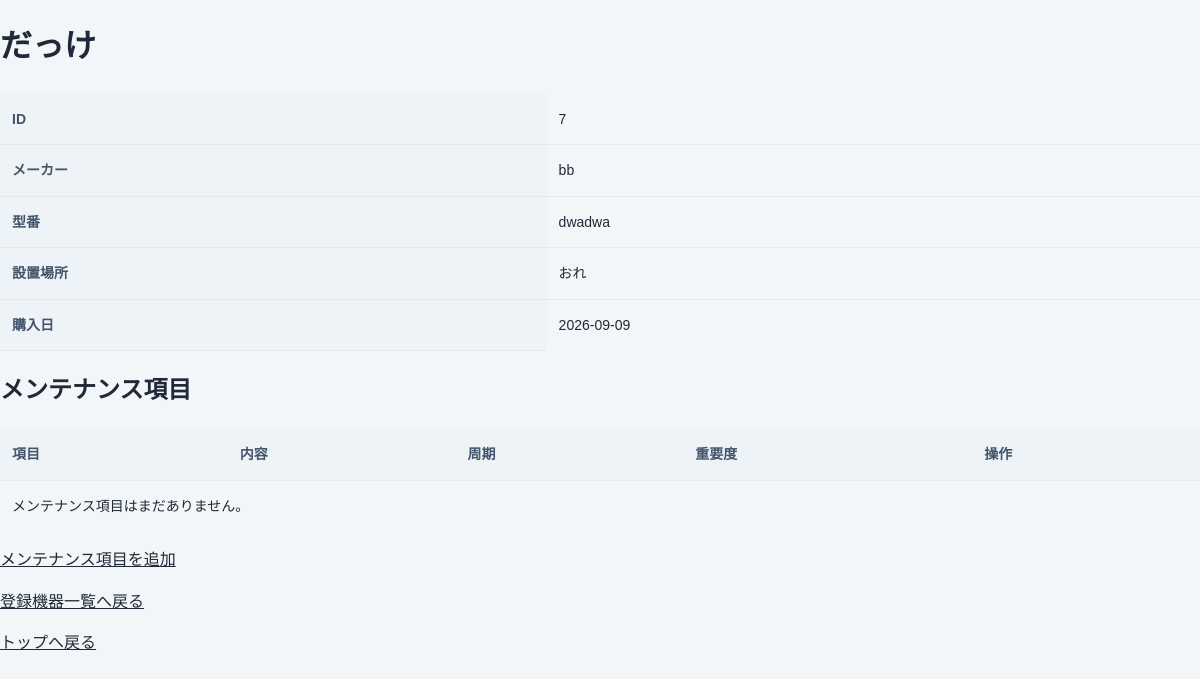
Page /devices/7 on the committed database.
### tables this page shows
CREATE TABLE devices (
        id INTEGER PRIMARY KEY AUTOINCREMENT,
        name TEXT NOT NULL,
        manufacturer TEXT,
        model_number TEXT,
        location TEXT,
        purchase_date TEXT
    );

### main.py (the view)
@app.get("/devices/{device_id}")
def device_detail(request: Request, device_id: int) -> HTMLResponse:
    with database() as connection:
        cursor: sqlite3.Cursor = connection.execute("""
            SELECT id, name, manufacturer, model_number, location, purchase_date
            FROM devices
            WHERE id = ?
        """, (device_id,))
        device: Optional[sqlite3.Row] = cursor.fetchone()
        if device is None:
            raise HTTPException(status_code=404, detail="機器が見つかりません")
        cursor = connection.execute("""
            SELECT id, device_id, name, description, interval_value, interval_unit, priority
            FROM maintenance_plans
            WHERE device_id = ?
            ORDER BY id
        """, (device_id,))
        maintenance_plans: list[sqlite3.Row] = cursor.fetchall()
    return templates.TemplateResponse(
        request=request,
        name="device_detail.html",
        context={"device": device, "maintenance_plans": maintenance_plans}
    )

### templates/device_detail.html (shortened to what this page needs)
<!DOCTYPE html>
<html lang="ja">
<head>
    <link rel="stylesheet" href="/static/style.css">
</head>
<body>
    <h1>{{ device.name }}</h1>
    <table>
        <tr>
            <th>ID</th>
            <td>{{ device.id }}</td>
        </tr>
        <tr>
            <th>メーカー</th>
            <td>{{ device.manufacturer }}</td>
        </tr>
        <tr>
            <th>型番</th>
            <td>{{ device.model_number }}</td>
        </tr>
        <tr>
            <th>設置場所</th>
            <td>{{ device.location }}</td>
        </tr>
        <tr>
            <th>購入日</th>
            <td>{{ device.purchase_date }}</td>
        </tr>
    </table>
    <h2>メンテナンス項目</h2>
    <table>
        <thead>
            <tr>
                <th>項目</th>
                <th>内容</th>
                <th>周期</th>
                <th>重要度</th>
                <th>操作</th>
            </tr>
        </thead>
        <tbody>
            {% for plan in maintenance_plans %}
            <tr>
                <td>{{ plan.name }}</td>
                <td>{{ plan.description }}</td>
                <td>
                    {{ plan.interval_value }}
                    {{ plan.interval_unit }}
                </td>
                <td>{{ plan.priority }}</td>
                <td>
                <a href="/devices/{{ device.id }}/maintenance-plans/{{ plan.id }}/records/new">
                    実施記録を追加
                </a>
            </td>
            </tr>
            {% else %}
            <tr>
                <td colspan="5">
                    メンテナンス項目はまだありません。
                </td>
            </tr>
            {% endfor %}
        </tbody>
    </table>
    <p>
        <a href="/devices/{{ device.id }}/maintenance/new">
            メンテナンス項目を追加
        </a>
    </p>
    <p>
        <a href="/devices">登録機器一覧へ戻る</a>
    </p>
    <p>
        <a href="/">トップへ戻る</a>
    </p>
</body>
</html>

### static/style.css (style rules this page uses)
* { box-sizing: border-box; }
body { margin: 0; font-family: "Yu Gothic", "Meiryo", sans-serif; background: #f3f6f9; color: #1f2937; line-height: 1.6; }
a { color: inherit; }
table { width: 100%; min-width: 640px; border-collapse: collapse; font-size: 14px; }
th, td { padding: 14px 12px; text-align: left; border-bottom: 1px solid #e5eaf0; }
th { background: #eef3f8; color: #44546a; white-space: nowrap; }
td:first-child { white-space: nowrap; }
tbody tr:last-child td { border-bottom: 0; }

### rows in the picture
devices: name "だっけ", id "7", manufacturer "bb", model_number "dwadwa", location "おれ", purchase_date "2026-09-09"
